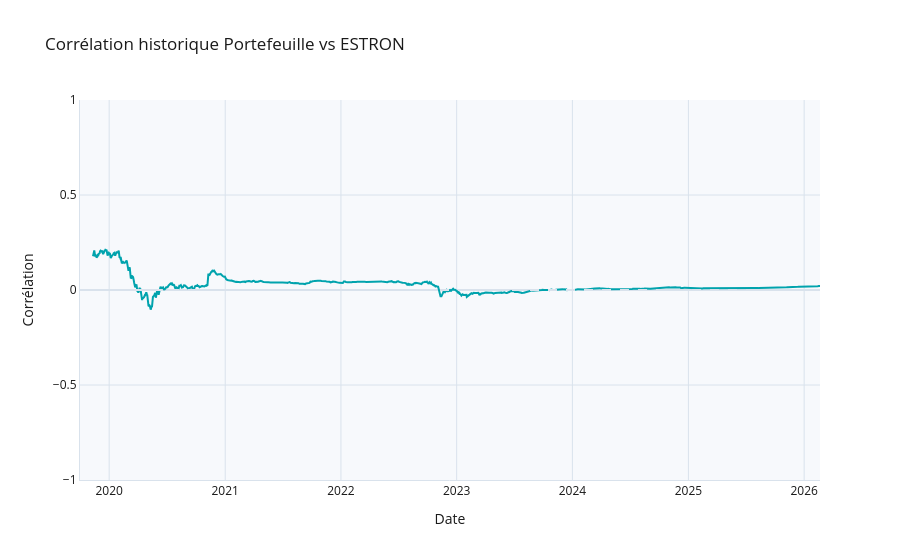

Write notebook code for a chart like this one.
### Markdown cell above
### 5d. Corrélation glissante avec le Benchmark

### Code cell
fig_corr = reporter.plot_historical_correlation()
fig_corr.show()

### Figure 1 — Plotly figure (JSON) as saved in the notebook; plotly's stock layout.template omitted (floating-point values rounded to 4 significant figures; data arrays with more than 128 entries replaced by an {"elided": "..."} marker saying what was removed)
{"data": [{"line": {"color": "#00A3AD", "width": 2}, "name": "Corrélation historique", "type": "scatter", "x": {"elided": "1638 str values"}, "y": {"elided": "1638 float values"}}], "layout": {"font": {"color": "#1A1A1A"}, "paper_bgcolor": "white", "plot_bgcolor": "#F7F9FC", "shapes": [{"line": {"color": "#D9E2EC", "dash": "dash"}, "type": "line", "x0": 0, "x1": 1, "xref": "x domain", "y0": 0, "y1": 0, "yref": "y"}], "title": {"text": "Corrélation historique Portefeuille vs ESTRON"}, "xaxis": {"gridcolor": "#D9E2EC", "linecolor": "#D9E2EC", "title": {"text": "Date"}, "zerolinecolor": "#D9E2EC"}, "yaxis": {"gridcolor": "#D9E2EC", "linecolor": "#D9E2EC", "range": [-1, 1], "title": {"text": "Corrélation"}, "zerolinecolor": "#D9E2EC"}}}
